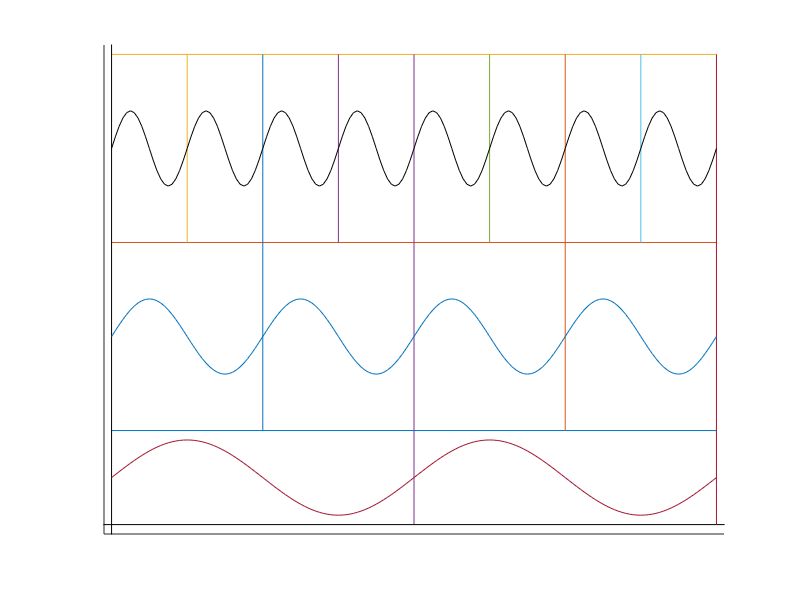
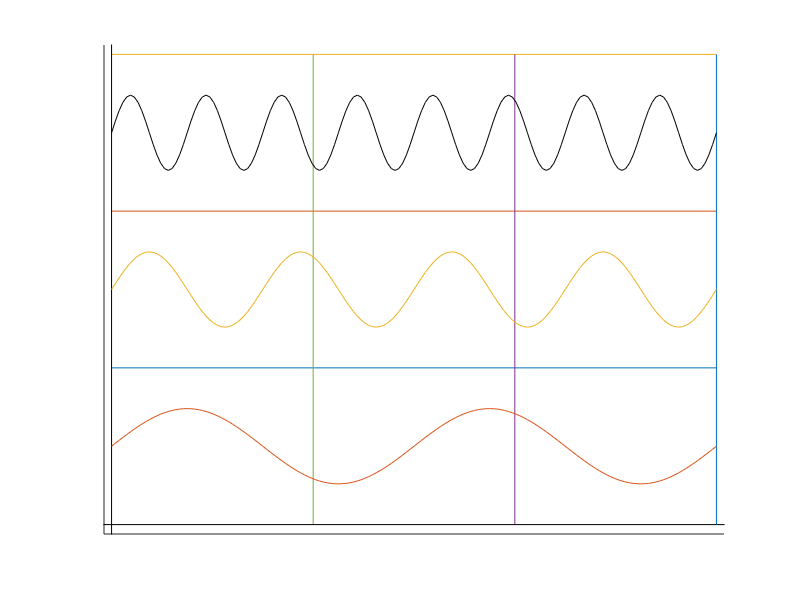

The MATLAB source for these figures, in order:
function dissImage()

figure(1);

set(gca,'XTickMode','Manual')
hold on;
set(gca,'XTick',[])
hold on;
set(gca,'YTickMode','Manual')
hold on;
set(gca,'YTick',[])
hold on;
plot([0 8],[1 1]);
hold on;
plot([0 8],[3 3]);
hold on;
plot([0 8],[5 5]);
hold on;
plot([4 4],[0 5]);
hold on;
plot([0 0],[-5 10],'color','k');
hold on;
plot([-5 10],[0 0],'color','k');
hold on;
plot([8 8],[0 5]);
hold on;
plot([2 2],[1 5]);
hold on;
plot([6 6],[1 5]);
hold on;
plot([1 1],[3 5]);
hold on;
plot([3 3],[3 5]);
hold on;
plot([5 5],[3 5]);
hold on;
plot([7 7],[3 5]);
hold on;
axis([-.1 8.1 -.1 5.1]);

dT=.05;
T=8;
t=0:dT:T;
n=2*pi;
y1=.4*sin((n*t)/4)+.5;
y2=.4*sin((2*n*t)/4)+2;
y3=.4*sin((4*n*t)/4)+4;
plot(t,y1,t,y2,t,y3,'color','k');


figure(2);

set(gca,'XTickMode','Manual')
hold on;
set(gca,'XTick',[])
hold on;
set(gca,'YTickMode','Manual')
hold on;
set(gca,'YTick',[])
hold on;
plot([0 8],[5/3 5/3]);
hold on;
plot([0 8],[10/3 10/3]);
hold on;
plot([0 8],[15/3 15/3]);
hold on;
plot([16/3 16/3],[0 5]);
hold on;
plot([8/3 8/3],[0 5]);
hold on;
plot([0 0],[-5 10],'color','k');
hold on;
plot([-5 10],[0 0],'color','k');
hold on;
plot([8 8],[0 5]);
hold on;
axis([-.1 8.1 -.1 5.1]);

dT=.05;
T=8;
t=0:dT:T;
n=2*pi;
y1=.4*sin((n*t)/4)+2.5/3;
y2=.4*sin((2*n*t)/4)+7.5/3;
y3=.4*sin((4*n*t)/4)+12.5/3;
plot(t,y1,t,y2,t,y3,'color','k');

